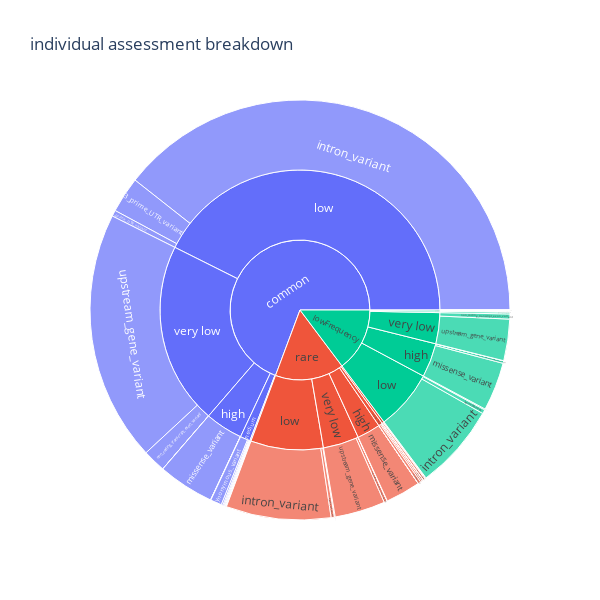

Notebook code cell kept with this figure:
### Markdown cell above
### MAF class vs VEP score

### Code cell
_data = (
    data.filter(pl.col("studyType") == "gwas")
    .group_by(pl.col("vepScoreClass"), pl.col("MAFClass"))
    .agg(pl.len().alias("count"), pl.col("normalisedScore").first().alias("normalisedScore"))
    .select(
        "vepScoreClass",
        "MAFClass",
        "count",
        "normalisedScore",
        ((pl.col("count") / pl.col("count").sum().over("MAFClass")) * 100).round(2).alias("%"),
    )
)
print(_data.sort("MAFClass", "normalisedScore"))
fig = plt.figure(figsize=(8, 3))
maf_classes = _data.select("MAFClass").unique().to_series().to_list()
for idx, n in enumerate(maf_classes):
    ax = fig.add_subplot(1, 3, idx + 1)
    ax.set_title(f"MAFClass = {n}")
    d = (
        _data.filter(pl.col("MAFClass") == n)
        .select("count", "vepScoreClass", "normalisedScore")
        .sort("normalisedScore")
    )
    x = d.select("count").to_series().to_numpy()
    labels = (
        d.select(pl.concat_str(pl.col("vepScoreClass"), pl.col("normalisedScore").round(3), separator=" - "))
        .to_series()
        .to_list()
    )
    ax.pie(
        x=x,
        counterclock=False,
        autopct="%1.1f%%",
        pctdistance=1.25,
        labeldistance=0.6,
        explode=(0.05,) * len(x),
        radius=1.0,
        startangle=180,
    )


fig.legend(
    labels=labels,
    loc="center",
    bbox_to_anchor=(1.2, 1),
    bbox_transform=ax.transAxes,
)
fig.suptitle("95 credible set GWAS lead variants with PIP >= 0.9 classified by MAF and VEP score", y=1.05)
plt.margins(0, 0)
plt.tight_layout()
plt.show()

fig = px.sunburst(
    data.filter(pl.col("studyType") == "gwas"),
    path=["MAFClass", "vepScoreClass", "assessment"],
    title="individual assessment breakdown",
    height=600,
    width=600,
)
fig.show()

### Figure 1 — Plotly figure (JSON) as saved in the notebook; plotly's stock layout.template omitted (floating-point values rounded to 4 significant figures)
{"data": [{"branchvalues": "total", "domain": {"x": [0, 1], "y": [0, 1]}, "hovertemplate": "labels=%{label}<br>count=%{value}<br>parent=%{parent}<br>id=%{id}<extra></extra>", "ids": ["common/low/3_prime_UTR_variant", "lowFrequency/low/3_prime_UTR_variant", "rare/low/3_prime_UTR_variant", "common/low/5_prime_UTR_variant", "lowFrequency/low/5_prime_UTR_variant", "rare/low/5_prime_UTR_variant", "common/very low/downstream_gene_variant", "rare/very low/downstream_gene_variant", "common/very high/frameshift_variant", "lowFrequency/very high/frameshift_variant", "rare/very high/frameshift_variant", "common/high/inframe_deletion", "lowFrequency/high/inframe_deletion", "rare/high/inframe_deletion", "common/high/inframe_insertion", "lowFrequency/high/inframe_insertion", "rare/high/inframe_insertion", "rare/very low/intergenic_variant", "common/low/intron_variant", "lowFrequency/low/intron_variant", "rare/low/intron_variant", "common/very low/mature_miRNA_variant", "rare/very low/mature_miRNA_variant", "common/high/missense_variant", "lowFrequency/high/missense_variant", "rare/high/missense_variant", "common/very low/non_coding_transcript_exon_variant", "lowFrequency/very low/non_coding_transcript_exon_variant", "rare/very low/non_coding_transcript_exon_variant", "common/very high/splice_acceptor_variant", "lowFrequency/very high/splice_acceptor_variant", "rare/very high/splice_acceptor_variant", "common/high/splice_donor_5th_base_variant", "lowFrequency/high/splice_donor_5th_base_variant", "rare/high/splice_donor_5th_base_variant", "common/medium/splice_donor_region_variant", "lowFrequency/medium/splice_donor_region_variant", "rare/medium/splice_donor_region_variant", "common/very high/splice_donor_variant", "lowFrequency/very high/splice_donor_variant", "rare/very high/splice_donor_variant", "common/medium/splice_polypyrimidine_tract_variant", "lowFrequency/medium/splice_polypyrimidine_tract_variant", "rare/medium/splice_polypyrimidine_tract_variant", "common/medium/splice_region_variant", "lowFrequency/medium/splice_region_variant", "rare/medium/splice_region_variant", "common/very high/start_lost", "lowFrequency/very high/start_lost", "rare/very high/start_lost", "common/very high/stop_gained", "lowFrequency/very high/stop_gained", "rare/very high/stop_gained", "rare/very high/stop_lost", "common/medium/stop_retained_variant", "common/medium/synonymous_variant", "lowFrequency/medium/synonymous_variant", "rare/medium/synonymous_variant", "common/very low/upstream_gene_variant", "lowFrequency/very low/upstream_gene_variant", "rare/very low/upstream_gene_variant", "common/high", "lowFrequency/high", "rare/high", "common/low", "lowFrequency/low", "rare/low", "common/medium", "lowFrequency/medium", "rare/medium", "common/very high", "lowFrequency/very high", "rare/very high", "common/very low", "lowFrequency/very low", "rare/very low", "common", "lowFrequency", "rare"], "labels": ["3_prime_UTR_variant", "3_prime_UTR_variant", "3_prime_UTR_variant", "5_prime_UTR_variant", "5_prime_UTR_variant", "5_prime_UTR_variant", "downstream_gene_variant", "downstream_gene_variant", "frameshift_variant", "frameshift_variant", "frameshift_variant", "inframe_deletion", "inframe_deletion", "inframe_deletion", "inframe_insertion", "inframe_insertion", "inframe_insertion", "intergenic_variant", "intron_variant", "intron_variant", "intron_variant", "mature_miRNA_variant", "mature_miRNA_variant", "missense_variant", "missense_variant", "missense_variant", "non_coding_transcript_exon_variant", "non_coding_transcript_exon_variant", "non_coding_transcript_exon_variant", "splice_acceptor_variant", "splice_acceptor_variant", "splice_acceptor_variant", "splice_donor_5th_base_variant", "splice_donor_5th_base_variant", "splice_donor_5th_base_variant", "splice_donor_region_variant", "splice_donor_region_variant", "splice_donor_region_variant", "splice_donor_variant", "splice_donor_variant", "splice_donor_variant", "splice_polypyrimidine_tract_variant", "splice_polypyrimidine_tract_variant", "splice_polypyrimidine_tract_variant", "splice_region_variant", "splice_region_variant", "splice_region_variant", "start_lost", "start_lost", "start_lost", "stop_gained", "stop_gained", "stop_gained", "stop_lost", "stop_retained_variant", "synonymous_variant", "synonymous_variant", "synonymous_variant", "upstream_gene_variant", "upstream_gene_variant", "upstream_gene_variant", "high", "high", "high", "low", "low", "low", "medium", "medium", "medium", "very high", "very high", "very high", "very low", "very low", "very low", "common", "lowFrequency", "rare"], "name": "", "parents": ["common/low", "lowFrequency/low", "rare/low", "common/low", "lowFrequency/low", "rare/low", "common/very low", "rare/very low", "common/very high", "lowFrequency/very high", "rare/very high", "common/high", "lowFrequency/high", "rare/high", "common/high", "lowFrequency/high", "rare/high", "rare/very low", "common/low", "lowFrequency/low", "rare/low", "common/very low", "rare/very low", "common/high", "lowFrequency/high", "rare/high", "common/very low", "lowFrequency/very low", "rare/very low", "common/very high", "lowFrequency/very high", "rare/very high", "common/high", "lowFrequency/high", "rare/high", "common/medium", "lowFrequency/medium", "rare/medium", "common/very high", "lowFrequency/very high", "rare/very high", "common/medium", "lowFrequency/medium", "rare/medium", "common/medium", "lowFrequency/medium", "rare/medium", "common/very high", "lowFrequency/very high", "rare/very high", "common/very high", "lowFrequency/very high", "rare/very high", "rare/very high", "common/medium", "common/medium", "lowFrequency/medium", "rare/medium", "common/very low", "lowFrequency/very low", "rare/very low", "common", "lowFrequency", "rare", "common", "lowFrequency", "rare", "common", "lowFrequency", "rare", "common", "lowFrequency", "rare", "common", "lowFrequency", "rare", "", "", ""], "type": "sunburst", "values": [4937, 555, 447, 839, 127, 109, 2, 8, 87, 55, 214, 24, 4, 7, 4, 2, 1, 5, 70434, 11722, 14433, 11, 11, 7733, 6675, 4812, 3152, 699, 436, 8, 1, 17, 19, 355, 15, 143, 11, 58, 45, 21, 222, 143, 16, 82, 221, 23, 59, 6, 7, 4, 90, 135, 373, 2, 1, 1551, 270, 248, 34490, 5707, 6950, 7780, 7036, 4835, 76210, 12404, 14989, 2059, 320, 447, 236, 219, 832, 37655, 6406, 7410, 123940, 26385, 28513]}], "layout": {"height": 600, "legend": {"tracegroupgap": 0}, "title": {"text": "individual assessment breakdown"}, "width": 600}}
